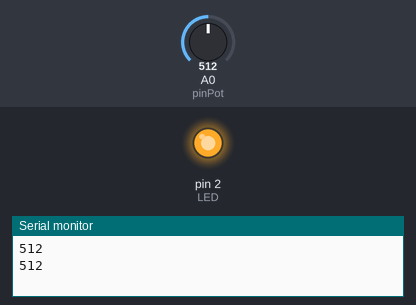
Bench run of a sketch on a simulated Arduino Uno, built with avr-gcc and run on an emulated ATmega328P. Parts: output pins drawn as LEDs (lit = HIGH), the last lines printed to the serial monitor. The inputs (shaded band) are chosen by the test bench; at power-on: A0 (pinPot) = 512.

Above: at 0.6 s.
At 1.3 s:
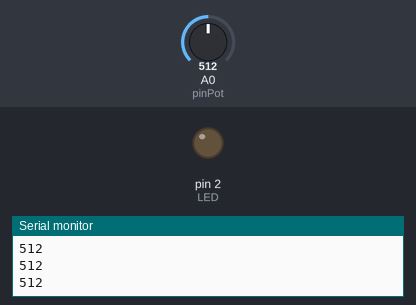
1.4 s: A0 (pinPot) set to 0
At 1.63 s:
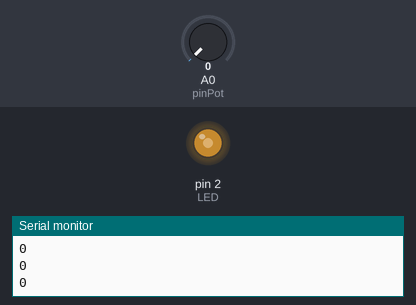
4.5 s: A0 (pinPot) set to 12
7.6 s: A0 (pinPot) set to 15
Timing chart, 0 to 15.5 s (numbered marks = the images above; inputs shaded):
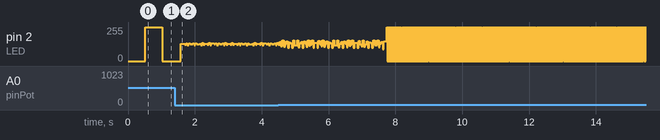

The sketch:

ex4.ino
```cpp
int pinPot = A0;
int LED = 2;
int state = HIGH;

void setup() {
  pinMode(pinPot, INPUT_PULLUP);
  pinMode(LED, OUTPUT);
  Serial.begin(9600);
}

void loop() {
  int statePot = analogRead(pinPot);

  Serial.println(statePot);
  state = state ? LOW : HIGH;
  digitalWrite(LED, state);
  delay(statePot);
}
```
